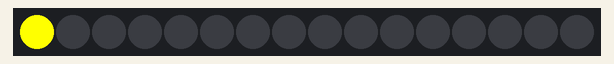
Recording of a sketch running on a simulated Arduino Uno, built with avr-gcc and run on an emulated ATmega328P. On the bench: 16 RGB LEDs in strip order, left to right.

Above: at 0.1 s.
At 2.1 s:
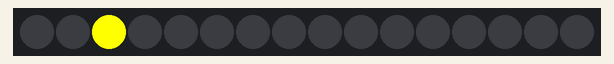
At 4.1 s:
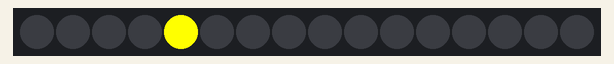
At 8.1 s:
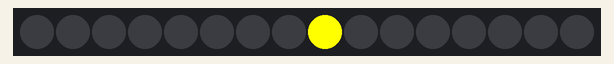
At 12.1 s:
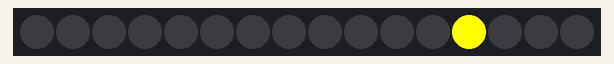
At 17.1 s:
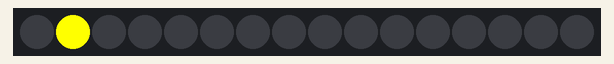

Measured:
- by itself, everything shown: repeats every 16.0 s, in 32 steps

The sketch:

RingBlink.ino
```cpp
#include <FastLED.h>

// How many leds in your strip?
// For led chips like WS2812, which have a data line, ground, and power, you just
// need to define DATA_PIN.  For led chipsets that are SPI based (four wires - data, clock,
// ground, and power), like the LPD8806 define both DATA_PIN and CLOCK_PIN
// Clock pin only needed for SPI based chipsets when not using hardware SPI
#define DATA_PIN 12
#define CLOCK_PIN 13
#define NUM_LEDS 16

// Define the array of leds
CRGB leds[NUM_LEDS];

void setup() {
    FastLED.addLeds<NEOPIXEL, DATA_PIN>(leds, NUM_LEDS);  // GRB ordering is assumed
}

void loop() {
  // Turn the LED on, then pause
  for(int i=0;i<16;i++)
  {
    leds[i] = 0xFFFF00;   //RGB hex
    FastLED.show();
    delay(500);

    // Now turn the LED off, then pause
    leds[i] = CRGB::Black;
    FastLED.show();
    delay(500);
  }
}
```
